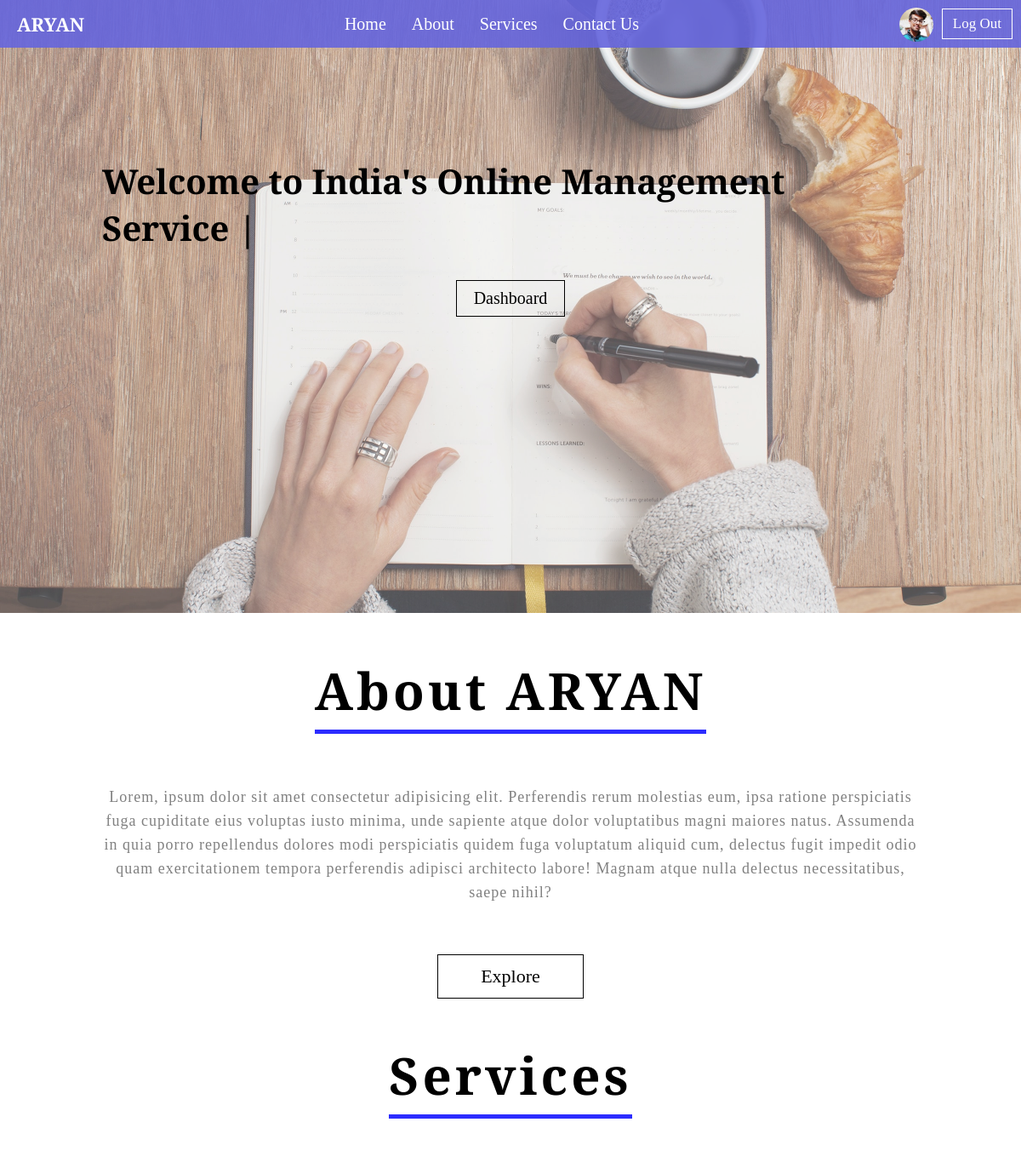
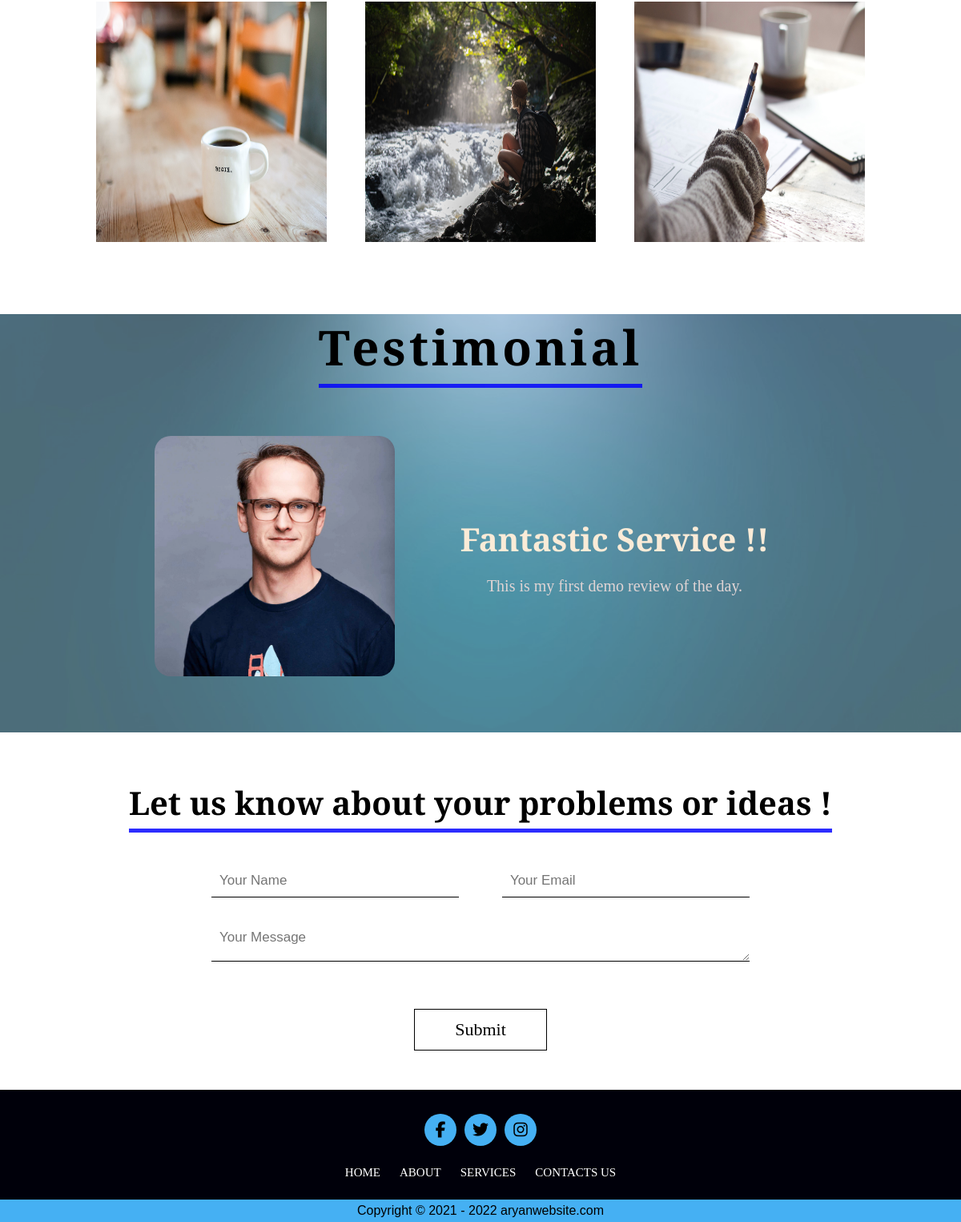
The app's page / (signed in) with its own data (2 pictures, top to bottom).
### dashboard/models.py (models this page shows, shortened)
class UserProfilePicture(models.Model):
    user = models.OneToOneField(User, on_delete=models.CASCADE)
    profile_picture = models.ImageField(upload_to="dashboard/")

class UserReview(models.Model):
    user = models.ForeignKey(User, on_delete=models.CASCADE, null=True)
    user_details = models.ForeignKey(UserProfilePicture, on_delete=models.CASCADE, null=True)
    review_title = models.CharField(max_length=50)
    review = models.TextField()

### home/views.py (the view)
# urls.py: path("", views.home, name="home"),
def home(request):
    review_object = UserReview.objects.all()
    if request.method == "POST":
        form = ContactForm(request.POST)
        if form.is_valid():
            form.save()
            messages.success(request, "Your message has been sent")
            return redirect("/#contact")
    else:
        form = ContactForm()
    context = {"form":form, "review_object":review_object}
    return render(request, "home/index.html", context)

### home/forms.py
class ContactForm(forms.ModelForm):
    class Meta:
        model = Contact
        fields = "__all__"
        widgets = {
            "name" : forms.TextInput(attrs={"placeholder": "Your Name"}),
            "email" : forms.EmailInput(attrs={"placeholder": "Your Email"}),
            "message": forms.Textarea(attrs={"placeholder":"Your Message"})
        }

### dashboard/context_processor.py (called while the page is built)
def user_image(request):
    if request.user.is_authenticated:
        image = UserProfilePicture.objects.filter(user=request.user).first()
        if image:
            return {
                "image":image,
            }
        else:
            return {
                "image":False,
            }
    else:
        return {
            "image":False,
        }

### templates/home/index.html (shortened to what this page needs)
{% extends 'base.html' %}
{% load static %}
{% block header %}
<div class="header">
    <div class="container">
        <div class="header-content flex-column-center">
            <h2 class="lg-heading"><span id="txt" class="text-center"></span> <span class="cursor">|</span></h2>
            <div class="btn-register-div flex-column-center">
                {% if request.user.is_superuser %}
                <a href="{% url 'admin_dashboard' %}" class="btn-register">Dashboard</a>
                {% endif %}
            </div>
        </div>
    </div>
</div>
{% endblock header %}
{% block body %}
<section class="about-section" id="about">
    <div class="container">
        <div class="about-content flex-column-center">
            <div class="about-head-para flex-column-center">
                <h1>About ARYAN</h1>
                <p class="about-para text-center">Lorem, ipsum dolor sit amet consectetur adipisicing elit. Perferendis
                    rerum molestias eum, ipsa ratione perspiciatis fuga cupiditate eius voluptas iusto minima, unde
                    sapiente
                    atque dolor voluptatibus magni maiores natus. Assumenda in quia porro repellendus dolores modi
                    perspiciatis quidem fuga voluptatum aliquid cum, delectus fugit impedit odio quam exercitationem
                    tempora
                    perferendis adipisci architecto labore! Magnam atque nulla delectus necessitatibus, saepe nihil?</p>
            </div>
            <div class="explore-btn-div flex-column-center">
                <a href="" class="explore-btn">Explore</a>
            </div>
        </div>
    </div>
</section>
<section class="services-section" id="services">
    <div class="container flex-column-no-center">
        <div class="services-heading flex-row-center">
            <h1>Services</h1>
        </div>
        <div class="services-cards flex-row-space-between flex-wrap">
            <div class="card">
                <div class="card-image">
                    <img src="{% static 'home/img/service1.jpg' %}" alt="">
                </div>
            </div>
            <div class="card">
                <div class="card-image">
                    <img src="{% static 'home/img/service2.jpg' %}" alt="">
                </div>
            </div>
            <div class="card">
                <div class="card-image">
                    <img src="{% static 'home/img/service3.jpg' %}" alt="">
                </div>
            </div>
        </div>
    </div>
</section>
<section class="testimonial">
    {% for review in review_object %}
    <div class="testimonial-head flex-column-center">
        <div class="testimonial-heading flex-row-center">
            <h1>Testimonial</h1>
        </div>
        <div class="testimonial-part flex-row-center">
            {% if review.user_details %}
            <div class="testimonial-img">
                <img src="{{review.user_details.profile_picture.url}}" alt="">
            </div>
            {% else %}
            <div class="testimonial-img">
                <img src="{% static 'home/img/default.png' %}" alt="">
            </div>
            {% endif %}
            <div class="testimonial-content flex-column-center">
                <h2 class="lg-heading">{{review.review_title}}</h2>
                <p class="text-center">{{review.review}}</p>
            </div>
        </div>
    </div>
    {% endfor %}
</section>
<section class="contact-section" id="contact">
    <div class="container">
        <form action="/" method="post"> {% csrf_token %}
            <div class="contact-heading flex-row-center">
                <h2 class="contact-heading-hide lg-heading">
                    Let us know about your problems or ideas !
                </h2>
            </div>
            <div class="form-items flex-column-center">
                <div class="name-email flex-row-space-between">
                    {{form.name}}
                    {{form.email}}
                </div>
                {{form.message}}
            </div>
            <div class="contact-btn-div flex-row-center">
                <button type="submit" class="contact-btn">Submit</button>
            </div>
        </form>
    </div>
</section>
{% endblock body %}

### templates/base.html (shortened to what this page needs)
{% load static %}
<!DOCTYPE html>
<html lang="en">
<head>
    <link rel="stylesheet" href="{% static 'home/css/style.css' %}">
    <link rel="stylesheet" href="{% static 'util.css' %}">
    <link rel="stylesheet" href="{% static 'home/css/home_responsive.css' %}">
</head>
<body onload="typewriter()">
    <header class="main-header">
        <nav class="navbar flex-row-space-between">
            <h2 class="logo sm-heading">ARYAN</h2>
            <ul class="navitems flex-row-space-between">
                <li class="item"><a href="{% url 'home' %}">Home</a></li>
                <li class="item"><a href="/#about">About</a></li>
                <li class="item"><a href="/#services">Services</a></li>
                <li class="item"><a href="/#contact">Contact Us</a></li>
            </ul>
            <div class="log-sign-btn flex-row-space-between">
                {% if not request.user.is_authenticated %}
                <a href="{% url 'login' %}" class="btn">Log In</a>
                <a href="{% url 'signup' %}" class="btn">Sign Up</a>
                {% else %}
                {% if image %}
                {% if not request.user.is_superuser %}
                <a href="{% url 'user_profile' %}" class="user-image">
                    <img src="{{image.profile_picture.url}}" alt="">
                </a>
                {% else %}
                <a href="{% url 'admin_edit_profile' %}" class="user-image">
                    <img src="{{image.profile_picture.url}}" alt="">
                </a>
                {% endif %}
                {% endif %}
                <a href="{% url 'logout' %}" class="btn">Log Out</a>
                {% endif %}
            </div>
        </nav>
        {% block header %} {% endblock header %}
    </header>
    {% block body %} {% endblock body %}
    <footer class="footer">
        <div class="footer-items flex-column-center">
            <div class="footer-icons flex-row-space-between">
                <div class="icon-div flex-row-center">
                    <a href=""><i class="fab fa-facebook-f fa-2x"></i></a>
                </div>
                <div class="icon-div flex-row-center">
                    <a href=""><i class="fab fa-twitter fa-2x"></i></a>
                </div>
                <div class="icon-div flex-row-center">
                    <a href=""><i class="fab fa-instagram fa-2x"></i></a>
                </div>
            </div>
            <div class="footer-links">
                <ul class="footer-link-ul flex-row-center">
                    <li><a href="{% url 'home' %}">Home</a></li>
                    <li><a href="/#about">About</a></li>
                    <li><a href="/#services">Services</a></li>
                    <li><a href="/#contact">Contacts Us</a></li>
                </ul>
            </div>
        </div>
        <div class="main-footer flex-row-center">
            <p>Copyright &copy; 2021 - 2022 <a href="">aryanwebsite.com </a></p>
        </div>
    </footer>
</body>
</html>

### static/util.css (style rules this page uses)
* { padding: 0; margin: 0; box-sizing: border-box; }
html { font-size: 62.5%; font-family: 'Playfair Display', serif; }
ul { list-style: none; }
a { text-decoration: none; outline: none; color: black; }
button { outline: none; }
.lg-heading { font-size: 4rem; }
.sm-heading { font-size: 2.2rem; }
.container { max-width: 80%; margin: auto; }
.flex-row-center { display: flex; align-items: center; justify-content: center; }
.flex-row-space-between { display: flex; align-items: center; justify-content: space-between; }
.flex-column-center { display: flex; flex-direction: column; align-items: center; justify-content: center; }
.flex-column-no-center { display: flex; flex-direction: column; }
.flex-wrap { flex-wrap: wrap; }
.text-center { text-align: center; }

### records on screen
UserProfilePicture: profile_picture (picture)
UserReview: user_details.profile_picture (picture), review_title "Fantastic Service !!", review "This is my first demo review of the day."
